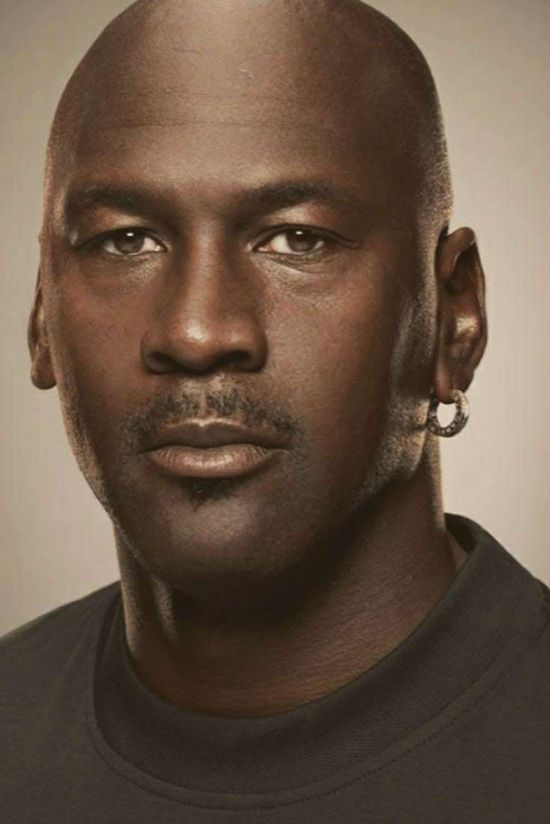
#> input picture helpers/sample_faces/michael_jordan.jpg, 550 x 824 px, found by its file name
$ python Boxing_Face.py
#> lines starting #> are read from the running program, lines starting #| are printed output that depends on the picture
import cv2
import matplotlib.pyplot as plt
from PIL import Image

#THIS MODEL WILL NOT DETECT FACES IF MORE THAN 1 FACE IS PRESENT!!!

def cropping_face(img_path):
# load test iamge
#> called with img_path = 'helpers/sample_faces/michael_jordan.jpg'
    cv_img = cv2.imread(img_path)
#> cv_img is the input picture: shape (824, 550, 3); mean B, G, R 68.9, 85.2, 104.5
    im = Image.open(img_path)

    if im.mode != 'RGB':
        im = im.convert('RGB')

    # convert the test image to gray image as opencv face detector expects gray images
    gray_img = cv2.cvtColor(cv_img, cv2.COLOR_BGR2GRAY)
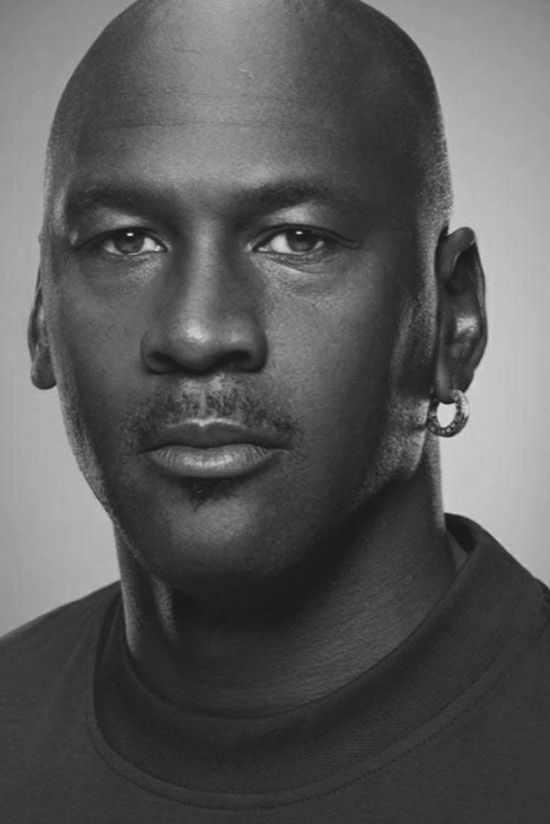
#> gray_img: shape (824, 550); min 22, max 233, mean 89

    # We need to load the required XML classifier.
    face_classifier = cv2.CascadeClassifier(
        cv2.data.haarcascades + "haarcascade_frontalface_default.xml"
    )

    #Detecting the face
    face = face_classifier.detectMultiScale(
        gray_img, scaleFactor=1.1, minNeighbors=5, minSize=(40, 40)
    )
#> face = [[25, 89, 378, 378]]

    #cropping the face
    for (x, y, w, h) in face:
        im_cropped = im.crop((x-50, y-70, x + w + 40, y + h +40))
#> this loop made 1 pass
#> pass 1, in cropping_face, `im_cropped = im.crop((x-50, y-70, x + w + 40, y + h +40))`:
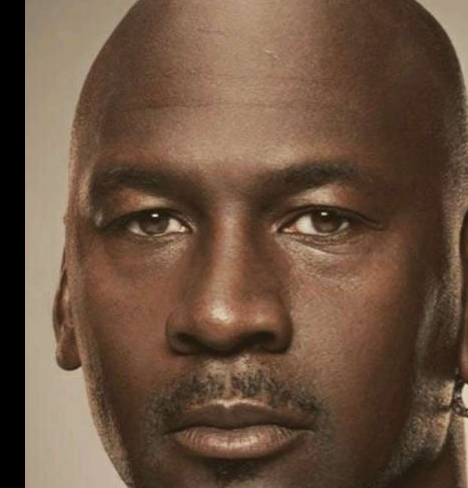
#> im_cropped: PIL image 468x488 RGB; mean R, G, B 106.4, 81.8, 63.3


    return im_cropped

if __name__ == "__main__":
    x = cropping_face('helpers/sample_faces/michael_jordan.jpg')
    plt.figure(figsize=(20,10))
    plt.imshow(x)
    plt.axis('off')
    plt.show()

$ run again, with helpers/sample_faces/suzy.jpg copied over helpers/sample_faces/michael_jordan.jpg
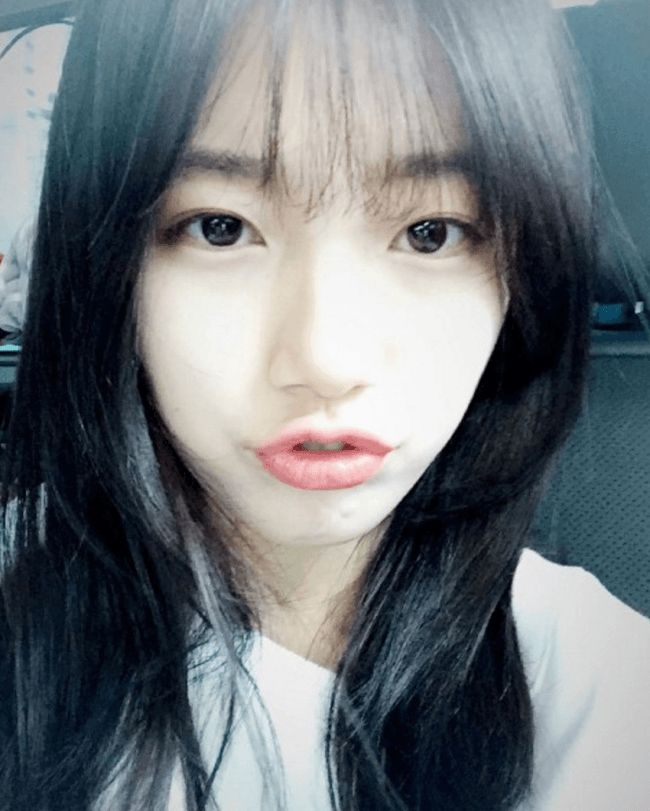
#> input picture helpers/sample_faces/suzy.jpg, 650 x 811 px, found by its file name
#> in cropping_face, cv_img is the input picture: shape (811, 650, 3); mean B, G, R 122.3, 118, 111.5
#> in cropping_face, `gray_img = cv2.cvtColor(cv_img, cv2.COLOR_BGR2GRAY)`:
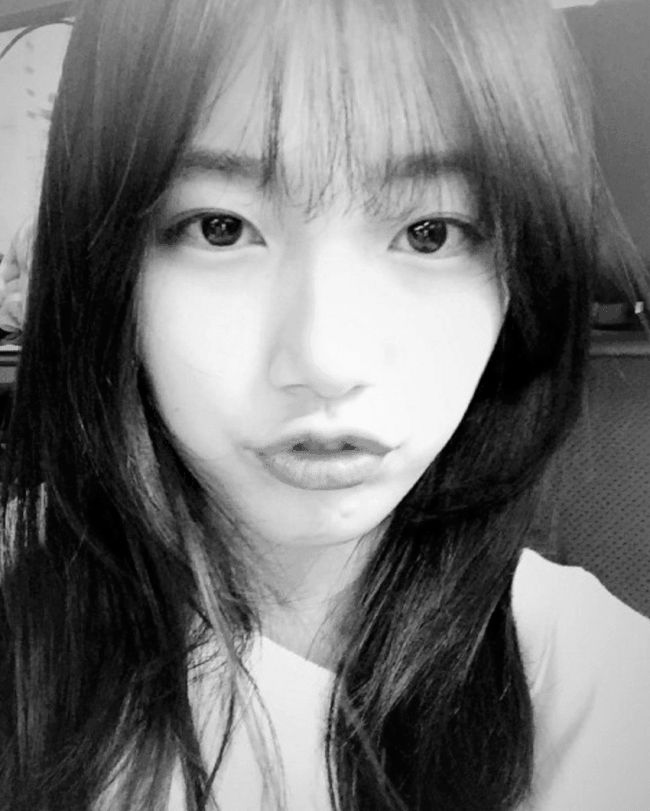
#> gray_img: shape (811, 650); min 0, max 252, mean 116.5
#> face = [[81, 77, 472, 472]]
#> the loop in cropping_face, `for (x, y, w, h) in face:` made 1 pass
#> pass 1, in cropping_face, `im_cropped = im.crop((x-50, y-70, x + w + 40, y + h +40))`:
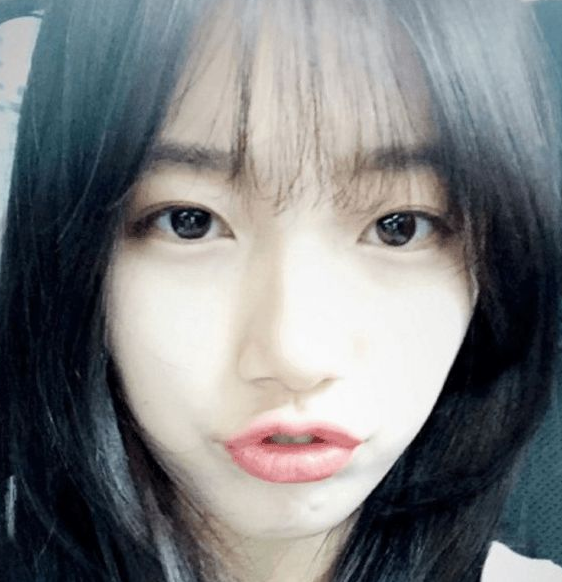
#> im_cropped: PIL image 562x582 RGB; mean R, G, B 124.4, 126.3, 128.1
